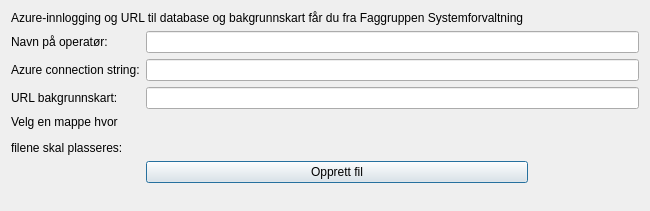
<?xml version="1.0" encoding="UTF-8"?>
<ui version="4.0">
 <class>Dialog</class>
 <widget class="QDialog" name="Dialog">
  <property name="geometry">
   <rect>
    <x>0</x>
    <y>0</y>
    <width>650</width>
    <height>211</height>
   </rect>
  </property>
  <property name="windowTitle">
   <string>Dialog</string>
  </property>
  <layout class="QFormLayout" name="formLayout">
   <item row="1" column="0">
    <widget class="QLabel" name="label_2">
     <property name="text">
      <string>&lt;html&gt;&lt;head/&gt;&lt;body&gt;&lt;p&gt;Navn på operatør:&lt;/p&gt;&lt;/body&gt;&lt;/html&gt;</string>
     </property>
    </widget>
   </item>
   <item row="1" column="1">
    <widget class="QLineEdit" name="lineOperator"/>
   </item>
   <item row="2" column="0">
    <widget class="QLabel" name="label_3">
     <property name="text">
      <string>&lt;html&gt;&lt;head/&gt;&lt;body&gt;&lt;p&gt;Azure connection string:&lt;/p&gt;&lt;/body&gt;&lt;/html&gt;</string>
     </property>
    </widget>
   </item>
   <item row="2" column="1">
    <widget class="QLineEdit" name="lineAzurekey"/>
   </item>
   <item row="4" column="0">
    <widget class="QLabel" name="label_4">
     <property name="text">
      <string>URL bakgrunnskart:</string>
     </property>
    </widget>
   </item>
   <item row="4" column="1">
    <widget class="QLineEdit" name="lineBGURL"/>
   </item>
   <item row="5" column="0">
    <widget class="QLabel" name="label">
     <property name="text">
      <string>&lt;html&gt;&lt;head/&gt;&lt;body&gt;&lt;p&gt;Velg en mappe hvor &lt;/p&gt;&lt;p&gt;filene skal plasseres:&lt;/p&gt;&lt;/body&gt;&lt;/html&gt;</string>
     </property>
    </widget>
   </item>
   <item row="5" column="1">
    <widget class="QgsFileWidget" name="usersettingsPath">
     <property name="storageMode">
      <enum>QgsFileWidget::GetDirectory</enum>
     </property>
    </widget>
   </item>
   <item row="6" column="1">
    <widget class="QPushButton" name="btnSubmitSettingsFile">
     <property name="maximumSize">
      <size>
       <width>382</width>
       <height>16777215</height>
      </size>
     </property>
     <property name="text">
      <string>Opprett fil</string>
     </property>
    </widget>
   </item>
   <item row="0" column="0" colspan="2">
    <widget class="QLabel" name="label_6">
     <property name="text">
      <string>&lt;html&gt;&lt;head/&gt;&lt;body&gt;&lt;p&gt;Azure-innlogging og URL til database og bakgrunnskart får du fra Faggruppen Systemforvaltning&lt;/p&gt;&lt;/body&gt;&lt;/html&gt;</string>
     </property>
    </widget>
   </item>
  </layout>
 </widget>
 <customwidgets>
  <customwidget>
   <class>QgsFileWidget</class>
   <extends>QWidget</extends>
   <header>qgsfilewidget.h</header>
  </customwidget>
 </customwidgets>
 <resources/>
 <connections/>
</ui>
